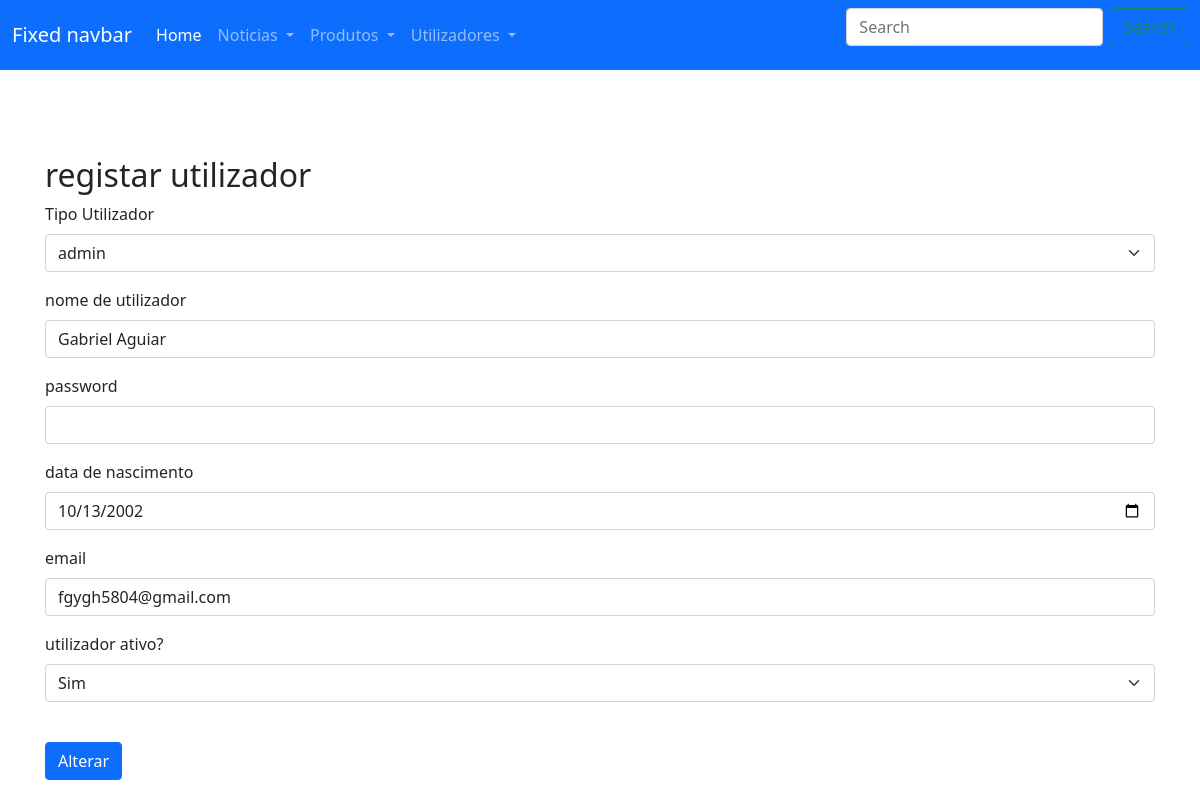
The app's page /backoffice/users/create_user.php?ID=1 with its own data.
### tables this page shows
CREATE TABLE `utilizadores` (
  `ID_Utilizador` int(11) NOT NULL,
  `Tipo_Utilizador` int(11) NOT NULL,
  `Nome` varchar(75) NOT NULL,
  `Data_Nasc` date NOT NULL,
  `Email` varchar(75) NOT NULL,
  `Ativo` int(1) NOT NULL,
  `Pass` varchar(175) NOT NULL
);

CREATE TABLE `tipo_utilizador` (
  `ID_Tipo_Utilizador` int(11) NOT NULL,
  `Tipo_Utilizador` varchar(75) NOT NULL,
  `Ativo` int(1) NOT NULL
);

### backoffice/utils/conexao.inc.php (called while the page is built, shortened)
<?php
    function conexaoDB(){
        $servername = "localhost";
        $username = "root";
        $password = "";
        $database = "pap";
        try{
            $conn = mysqli_connect($servername, $username, $password, $database);
        }
        catch(mysqli_sql_exception $mensagem) {
            echo nl2br("Erro: Não foi possivel conectar ao MySQL".$mensagem);
            throw $mensagem;
        }
        return $conn;
    }
    function executarSQL($sql_command){
        $conn = conexaoDB();
        $resultado = mysqli_query($conn, $sql_command);
        return $resultado;
    }
?>

### backoffice/users/create_user.php (the view, shortened to what this page needs)
<?php
  include("../utils/conexao.inc.php");
  $nome_botao = "Inserir";
  $action_page = "./script_ins_user.php";
  if(isset($_GET["ID"])){
    $resultado = executarSQL("SELECT * FROM utilizadores WHERE ID_Utilizador = ".$_GET["ID"]."");
    $row = mysqli_fetch_array($resultado);
    $nome = $row["Nome"];
    $active = $row["Ativo"];
    $data_nasc = $row["Data_Nasc"];
    $email = $row["Email"];
    $tipo_user = $row["Tipo_Utilizador"];
    $nome_botao = "Alterar";
    $action_page = "./script_alt_user.php?ID=".$_GET["ID"]."";
  }
?>
<html>
    <head>
    <link href="https://cdn.jsdelivr.net/npm/bootstrap@5.1.3/dist/css/bootstrap.min.css" rel="stylesheet">
    <link href="css/sticky-footer-navbar.css" rel="stylesheet">
    </head>
    <body class="d-flex flex-column h-100">
    <?php
      include("../header/header.php");
    ?>
    <br>
    <br>
    <main class="flex-shrink-0">
      <div class="container">
        <h2>registar utilizador</h2>
        <form action="<?php echo $action_page ?>" method="POST">
            <div class="mb-3">
              <label for="nome" class="form-label">Tipo Utilizador</label>
              <select class="form-select" id="user_type" name="user_type">
                <?php
                  $resultado_tipos = executarSQL("SELECT * FROM tipo_utilizador");
                  while($row = mysqli_fetch_array($resultado_tipos)){
                    echo "<option value='".$row["ID_Tipo_Utilizador"]."' ".(isset($tipo_user) ? ($tipo_user == $row["ID_Tipo_Utilizador"] ? 'selected' : '') : '')." >".$row["Tipo_Utilizador"]."</option>";
                  }
                ?>
              </select>
            </div>
            <div class="mb-3">
              <label for="nome" class="form-label">nome de utilizador</label>
              <input type="text" class="form-control" id="user" name="user" value="<?php echo (isset($nome) ? $nome : ''); ?>" />
            </div>
            <div class="mb-3">
                <label for="passsword" class="form-label">password</label>
                <input type="text" class="form-control" id="pass" name="pass" />
            </div>
            <div class="mb-3">
              <label for="data_nasc" class="form-label">data de nascimento</label>
              <input type="date" class="form-control" id="data_nasc" name="data_nasc" value="<?php echo (isset($data_nasc) ? $data_nasc : ''); ?>">
            </div>
            <div class="mb-3">
              <label for="email" class="form-label">email</label>
              <input type="text" class="form-control" id="email" name="email" value="<?php echo (isset($email) ? $email : ''); ?>">
            </div>
            <div class="mb-3">
                <label for="exampleInputAtivo" class="form-label">utilizador ativo?</label>
								<select class="form-select" id="user_active" name="user_active">
                  <option value="1" <?php echo (isset($active) ? ($active == '1' ? 'selected' : '') : ''); ?>>Sim</option>
                </select>
            </div>
            <br>
            <button type="submit" class="btn btn-primary"><?php echo $nome_botao ?></button>
        </form>
      </div>
    </main>
  </body>
</html>

### backoffice/css/sticky-footer-navbar.css (style rules this page uses)
main > .container { padding: 60px 15px 0; }

### records on screen
utilizadores: user_type "admin", user "Gabriel Aguiar", data_nasc "10/13/2002", email "fgygh5804@gmail.com", user_active "Sim"

### other values on screen
$nome_botao "Alterar"
